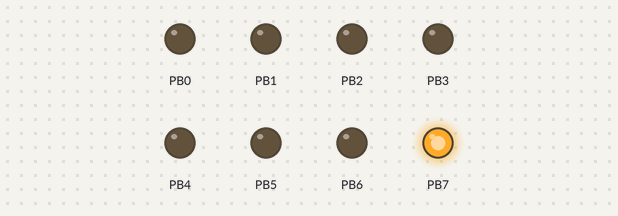
A program run on a simulated ATmega328P, built with avr-gcc and emulated at 16 MHz. Parts: output pins drawn as LEDs (lit = HIGH). At 0.2 s the program stops and its outputs stay as they are.

Above: at 0.1 s.
Timing chart, 0 to 1.6 s (numbered marks = the images above):
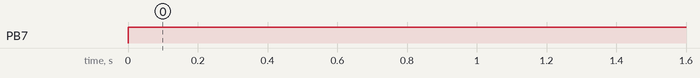

Measured:
- by itself, PB7: LOW → HIGH at 0.00 s

The program:

GccApplication1.c
```c
/*
 * GccApplication1.c
 *
 * Created: 11/20/2014 7:17:27 PM
 *  Author: Spencer
 */

#define F_CPU 16000000UL                                    /* Clock Frequency = 16Mhz */

#include <inttypes.h>
#include <avr/io.h>
#include <util/delay.h>

int main(){                         // The main function

	DDRB = 0b11111111;                    // Set all the pins of PortB as output

	while (1) {                        // Set up an infinite loop

		PORTB = 0b10000000;                    // Turn on LED1
		_delay_ms(50);                        // Wait
	}

}
```
